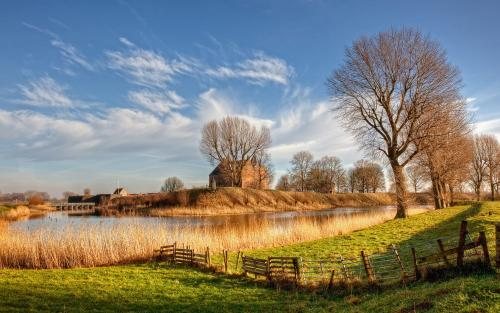
#> input picture beautyful_view.jpg, 500 x 313 px
$ python '22_canny边缘函数.py'
#> lines starting #> are read from the running program, lines starting #| are printed output that depends on the picture; after the words box and inside, x2 and y2 are one past the last pixel; in counts of white or black regions, pixels touching at a corner belong together
#> further down, src is the input picture: shape (313, 500, 3); mean B, G, R 118.1, 128.9, 130.8
"""
关于2个阈值参数：
低于阈值1的像素点会被认为不是边缘；
高于阈值2的像素点会被认为是边缘；
在阈值1和阈值2之间的像素点,若与第2步得到的边缘像素点相邻，则被认为是边缘，否则被认为不是边缘。

https://blog.csdn.net/MoreWindows/article/details/8239625

3.5 抑制孤立低阈值点

到目前为止，被划分为强边缘的像素点已经被确定为边缘，因为它们是从图
像中的真实边缘中提取出来的。然而，对于弱边缘像素，将会有一些争论，
因为这些像素可以从真实边缘提取也可以是因噪声或颜色变化引起的。为了
获得准确的结果，应该抑制由后者引起的弱边缘。通常，由真实边缘引起的
弱边缘像素将连接到强边缘像素，而噪声响应未连接。为了跟踪边缘连接，
通过查看弱边缘像素及其8个邻域像素，只要其中一个为强边缘像素，则该
弱边缘点就可以保留为真实的边缘。

https://www.cnblogs.com/techyan1990/p/7291771.html

非极大值抑制  -->  https://www.cnblogs.com/wangyaning/p/4236949.html
"""
import cv2 as cv
import numpy as np


"其实也就是图像的二值化"
def edge_demo(image):
    blurred = cv.GaussianBlur(image, (3, 3), 0)
    gray = cv.cvtColor(blurred, cv.COLOR_BGR2GRAY)
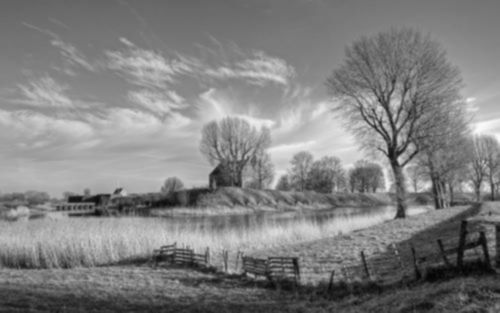
#> gray: shape (313, 500); min 4, max 250, mean 128.3

    # 求x方向的梯度 X Gradient
    xgrad = cv.Sobel(gray, cv.CV_16SC1, 1, 0)
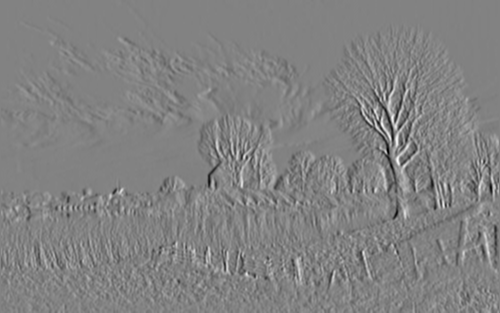
#> xgrad: shape (313, 500) int16; min -464, max 445, mean -0.2; drawn with min black and max white
    ygrad = cv.Sobel(gray, cv.CV_16SC1, 0, 1)
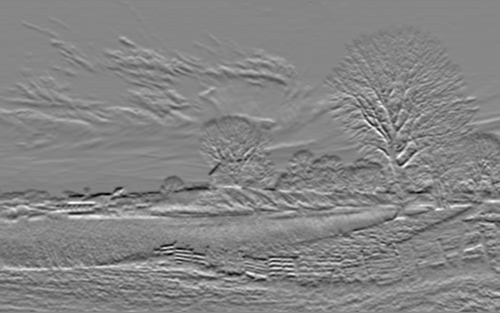
#> ygrad: shape (313, 500) int16; min -394, max 357, mean -1.4; drawn with min black and max white

    # edge
    # edge_output = cv.Canny(xgrad, ygrad, 50, 150)       # 50和150分别是高低阈值       高低阈值常用1:3和1:2之间
    # edge_output = cv.Canny(xgrad, ygrad, 50, 150)
    edge_output = cv.Canny(gray, 50, 150)                 # 第一个参数表示输入图像，必须为单通道灰度图。
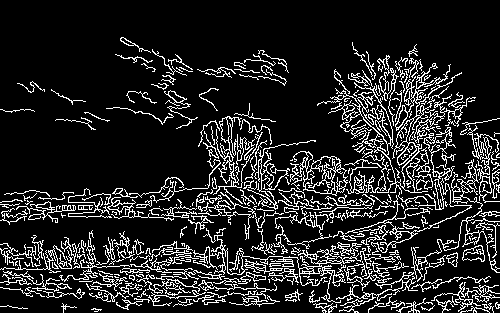
#> edge_output: shape (313, 500); 14.4% white in thin lines or dots, all inside (x1, y1, x2, y2) = (0, 37, 500, 313)

    cv.imshow("edge_output", edge_output)


src = cv.imread(r"beautyful_view.jpg")
edge_demo(src)
cv.imshow("hello world", src)
cv.waitKey(0)                  # 显示图片时用
cv.destroyAllWindows()
